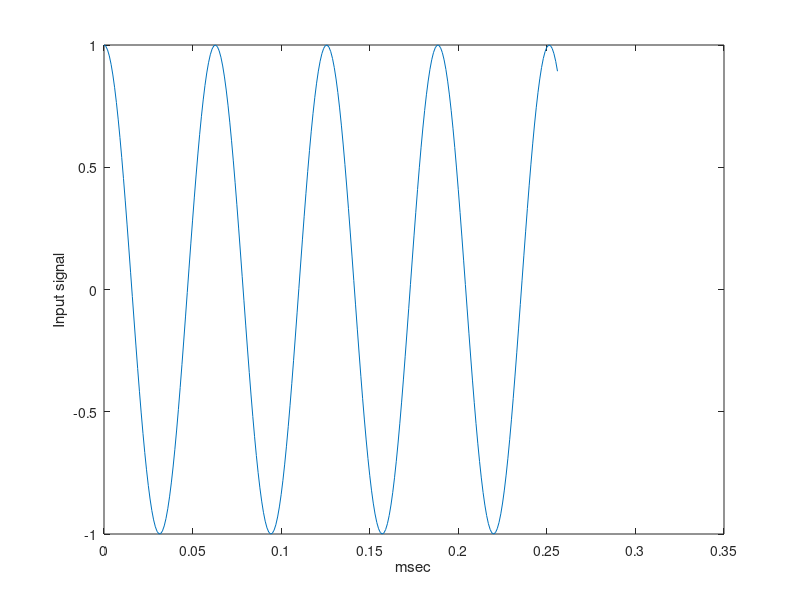
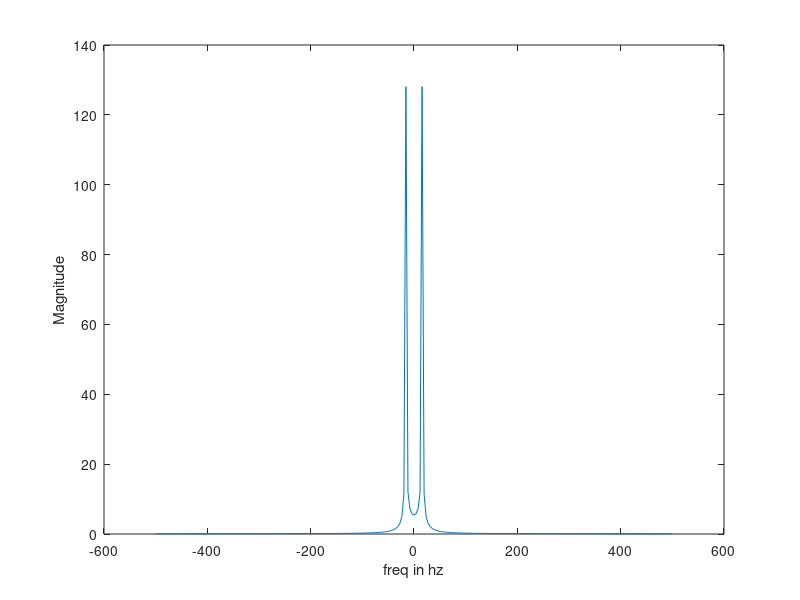
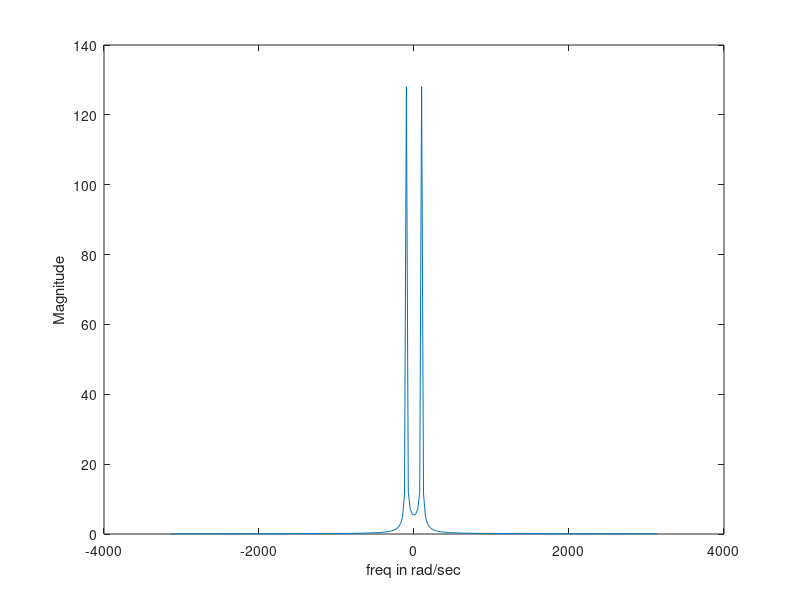
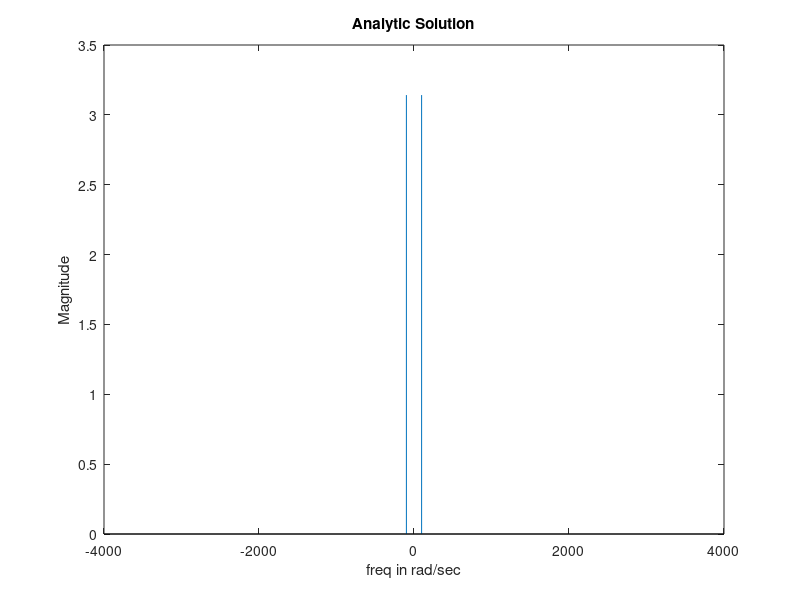

Write the MATLAB code that produced these figures, in order.
% Example 3.13 - p 119 Blandford and Parr
% Modified to show analytical solution
%
% F. Frigo  15-Sep-2026
%
sample_period=0.001;  % 0.1 for Prob 3.38
N = 256+1;  % 128+1 for Prob 3.38
t= 0:sample_period:(N-1)*sample_period;
hz=linspace(-0.5/sample_period, 0.5/sample_period, N);
w=hz*2*pi;

w0 = 100.0;  % 6*pi (3 Hz) for Prob 3.8
magnitude = 1.0;  % 3.0 for Prob 3.8
x = magnitude*cos(w0*t);

figure();
plot(t, x);
ylabel('Input signal');
xlabel('msec');

X=fft(x,N);
XM=fftshift(X);
figure();
plot(hz, abs(XM));
ylabel('Magnitude');
xlabel('freq in hz');

figure();
plot(w, abs(XM));
ylabel('Magnitude');
xlabel('freq in rad/sec');

% Analytic solution using table 3.3 on page 96
XM_ideal = zeros(1,N);

% Find the locations of +w0 and -w0 in the frequency vector
[~, w0_index]  = min(abs(w - w0));
[~, wm0_index] = min(abs(w + w0));

% Fourier transform of magnitude*cos(w0*t)
XM_ideal(w0_index)  = magnitude*pi;
XM_ideal(wm0_index) = magnitude*pi;

figure();
stem(w,abs(XM_ideal),'Marker','none');
ylabel('Magnitude');
xlabel('freq in rad/sec');
title('Analytic Solution');
drawnow;
